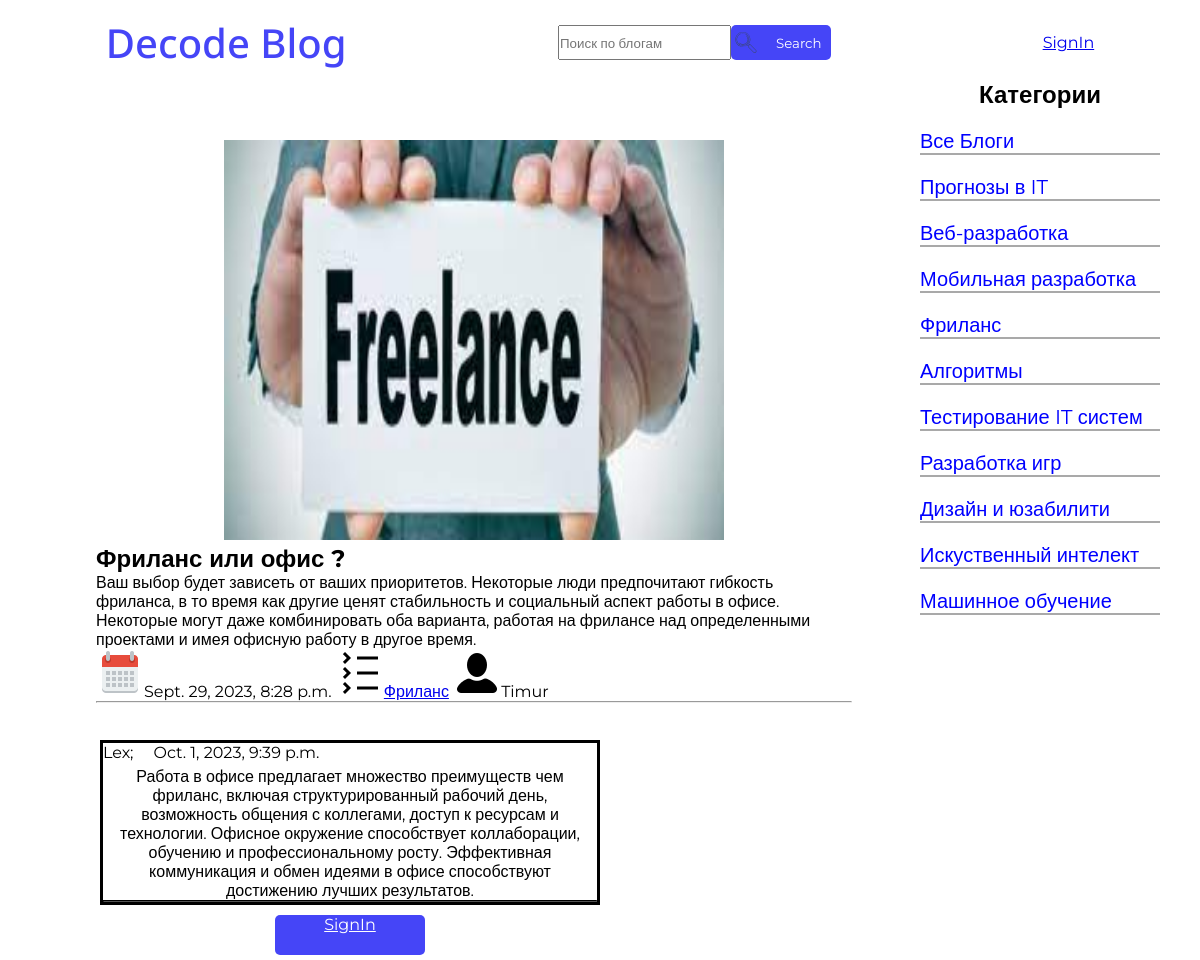
Page /blogs/testcommentview/8/ on the committed database.
### decode_blogs/models.py (models this page shows, shortened)
class Blog(models.Model):
    name = models.CharField(max_length=50)
    category = models.ForeignKey(Category, on_delete=models.CASCADE, null=True)
    image = models.ImageField(blank=True, upload_to=uniq_name_upload)
    description = models.TextField()
    date = models.DateTimeField(default=datetime.datetime.today())
    author = models.ForeignKey(settings.AUTH_USER_MODEL, on_delete=models.CASCADE)     # !  1 #
    class Meta:
        verbose_name = 'Blog'
        verbose_name_plural = 'Blogs'

class Category(models.Model):
    name = models.CharField(max_length=50)
    class Meta:
        verbose_name = 'Category'
        verbose_name_plural = 'Categories'
    def __str__(self) -> str:
        return self.name

class Comment(models.Model):
    user = models.ForeignKey(settings.AUTH_USER_MODEL, on_delete=models.CASCADE)
    text = models.TextField(max_length=2000)
    date = models.DateTimeField(default=datetime.datetime.today())
    blog = models.ForeignKey(Blog, on_delete=models.CASCADE, default=1)

### decode_authe/models.py (models this page shows)
class User(AbstractUser):
    image = models.ImageField(upload_to='avatars', blank=True)
    description = models.TextField(max_length=200)
    groups = models.ManyToManyField(
        'auth.Group',
        related_name='users',
        blank=True,
        verbose_name='groups',
        help_text='The groups this user belongs to. A user will get all permissions granted to each of their groups.',
    )
    user_permissions = models.ManyToManyField(
        'auth.Permission',
        related_name='users',
        blank=True,
        verbose_name='user permissions',
        help_text='Specific permissions for this user.',
        error_messages={
            'add': 'The permission you are trying to add already exists for the user.',
            'remove': 'The permission you are trying to remove does not exist for the user.',
        },
    )

### decode_blogs/views.py (the view)
# urls.py: path('testcommentview/<int:blog_id>/', views.BlogDetail.as_view(), name='comments-category'),
class BlogDetail(DetailView):
    model = Blog
    template_name = 'decode_blogs/comment.html'
    pk_url_kwarg = 'blog_id'
    context_object_name = 'blog'
    def get_context_data(self, **kwargs):
        context = super().get_context_data(**kwargs)
        context['title'] = 'Обзор блога'
        context['comments'] = Comment.objects.filter(blog_id=self.kwargs['blog_id'])  # Комментарии относящиеся к этому блогу #
        context['categories'] = Category.objects.all()
        context['menu'] = menu
        return context

### decode_blogs/templates/decode_blogs/comment.html (shortened to what this page needs)
{% load static %}
<!DOCTYPE html>
<html lang="en">
<head>
    <link rel="stylesheet" href="{% static 'decode_blogs/css/comments.css' %}">
    <link rel="stylesheet" href="{% static 'decode_blogs/css/header.css' %}">
    <link rel="stylesheet" href="{% static 'decode_blogs/css/Home.css' %}">
</head>
<body>
    <header>
        <h1>Decode Blog</h1>
        <div class="header-div-1">
            <input type="search" placeholder="Поиск по блогам">
            <button id="button-find">
                <img src="{% static 'decode_blogs/images/search_icon.svg' %}" alt="" id="search_icon">
                Search
            </button>
        </div>
        <div class="header-div-2">
            {% if request.user.is_authenticated %}
                <a href="{% url 'decode_blogs:home' %}" class="button-reg">Home</a>
                <a href="{% url 'decode_authe:signout' %}" class="button-reg">Signout</a>
                <a href="{% url 'decode_authe:profile'%}"><img src="{{ user.image.url }}" alt="" id="header-img"></a>
            {% else %}
                <a href="{% url 'decode_authe:signin' %}">SignIn</a>
            {% endif %}
        </div>
    </header>
    <section class="main">
        <div class="blogs">
            <div class="com-blog">
                <div class="main-info">
                    {% if blog.image %}
                    <img src="{{ blog.image.url }}" alt="comment-img" class="comment-img">
                    {% endif %}
                </div>
                <h2 id="blog-name">{{ blog.name }}</h2>
                    <p id="description">{{ blog.description }}</p>
                    <time id="blog-date"><img src="{% static 'decode_blogs/images/Calendar.png' %}" alt="">{{ blog.date }}</time>
                    <a href="{% url 'decode_blogs:category' blog.id %}" id="blog-category"><img src="{% static 'decode_blogs/images/Categories.png' %}" alt="">{{ blog.category }}</a>
                    <img src="{% static 'decode_blogs/images/User.png' %}" alt="" id="blog-author">{{ blog.author }}
                    <hr>
            </div>
        </div>
        <div class="categories">
            <h2 id="categories-name">Категории</h2>
            {% if category_id == 0 %}
                <a href="{% url 'decode_blogs:home' %}" class="selected-ctgr">Все товары</a>
            {% else %}
                <a href="{% url 'decode_blogs:home' %}">Все Блоги</a>
            {% endif %}
            {% for ctgr in categories %}
                {% if category_id == ctgr.id %}
                    <a href="{% url 'decode_blogs:category' ctgr.id %}" class="selected-ctgr">{{ctgr.name}}</a>
                {% else %}
                    <a href="{% url 'decode_blogs:category' ctgr.id %}">{{ctgr.name}}</a>
                {% endif %}
            {% endfor %}
    </section>
    <section class="main-3">
        <div class="comm-details">
            {% for c in comments %}
            <div class="comment">
                <div class="comm-detail">
                    <p id="user">{{ c.user }};</p>
                    <p>{{ c.date }}</p>
                </div>
                <p id="text">{{ c.text }}</p>
                <hr id="com-line">
            </div>
        </div>
            {% endfor %}
            {% if request.user.is_authenticated %}
                <a href="{% url 'decode_blogs:cmadd' %}" id="button-com">Добавить комментарий</a>
            {% else %}
                <a href="{% url 'decode_authe:signin' %}" id="button-come">SignIn</a>
            {% endif %}
    </section>
</body>
</html>

### decode_blogs/static/decode_blogs/css/Comments.css (style rules this page uses)
* { margin: 0px; padding: 0px; }
.main-3 { display: block; justify-content: center; align-items: center; text-align: center; width: 500px; height: 200px; margin-left: 100px; }
.comment { display: block; justify-content: center; align-items: center; text-align: center; margin-top: 20px; border: 3px solid black; }
.comm-detail { display: flex; gap: 20px; }
#text { margin-top: 5px; }
#button-com, #button-come { display: inline-block; justify-content: center; align-items: center; text-align: center; margin-top: 10px; margin-bottom: 5px; width: 150px; height: 40px; border: rgb(69, 69, 247); border-radius: 5px; color: white; background-color: rgb(69, 69, 247) }
#com-line { border-color: black; border-width: 1px; }

### decode_blogs/static/decode_blogs/css/Header.css (style rules this page uses)
* { margin: 0px; padding: 0px; }
header { display: flex; align-items: center; justify-content: space-around; margin-top: 15px; }
header h1 { color: rgb(69, 69, 247); font-weight: 500; font-size: 40px; font-family: 'Noto Sans', sans-serif; }
.header-div-1 { display: flex; height: 35px; }
#button-find { display: flex; align-items: center; width: 100px; height: 35px; border: rgb(69, 69, 247); border-radius: 5px; color: white; background-color: rgb(69, 69, 247) }
#search_icon { width: 30px; height: 25px; margin-right: 15px; }
.header-div-2 { display: flex; align-items: center; gap: 15px; }

### decode_blogs/static/decode_blogs/css/Home.css (style rules this page uses)
* { margin: 0px; padding: 0px; font-family: 'Montserrat', sans-serif; }
.main { display: flex; padding: 50px 8%; justify-content: space-between; box-sizing: border-box; position: relative; height: 650px; }
.main-info { display: block; justify-content: center; align-items: center; text-align: center; }
.blogs { width: 75%; }
.com-blog { display: block; justify-content: left; align-items: left; }
.comment-img { margin-top: 20px; width: 500px; height: 400px; }
.categories { display: flex; flex-direction: column; gap: 20px; width: 20%; position: absolute; top: 0; right: 0; margin-right: 40px; margin-top: 10px; }
#categories-name { display: flex; justify-content: center; align-items: center; text-align: center; }
.categories a { text-decoration: none; color: blue; width: 100%; border-bottom:2px solid #a9a9a9 ; font-size: 20px; transition: 2s; }

### rows in the picture
Blog: image (picture), name "Фриланс или офис ?", description "Ваш выбор будет зависеть от ваших приоритетов. Некоторые люди предпочитают гибкость фриланса, в то время как другие ценят стабильность и социальный аспект работы в офисе. Некоторые могут даже комбинировать оба варианта, работая на фрилансе над определенными проектами и имея офисную работу в другое время.", date "Sept. 29, 2023, 8:28 p.m.", category "Фриланс", author "Timur"
Category: name "Прогнозы в IT"
Category: name "Веб-разработка"
Category: name "Мобильная разработка"
Category: name "Фриланс"
Category: name "Алгоритмы"
Category: name "Тестирование IT систем"
Category: name "Разработка игр"
Category: name "Дизайн и юзабилити"
Category: name "Искуственный интелект"
Category: name "Машинное обучение"
Comment: user "Lex", date "Oct. 1, 2023, 9:39 p.m.", text "Работа в офисе предлагает множество преимуществ чем фриланс, включая структурированный рабочий день, возможность общения с коллегами, доступ к ресурсам и технологии. Офисное окружение способствует коллаборации, обучению и профессиональному росту. Эффективная коммуникация и обмен идеями в офисе способствуют достижению лучших результатов."
